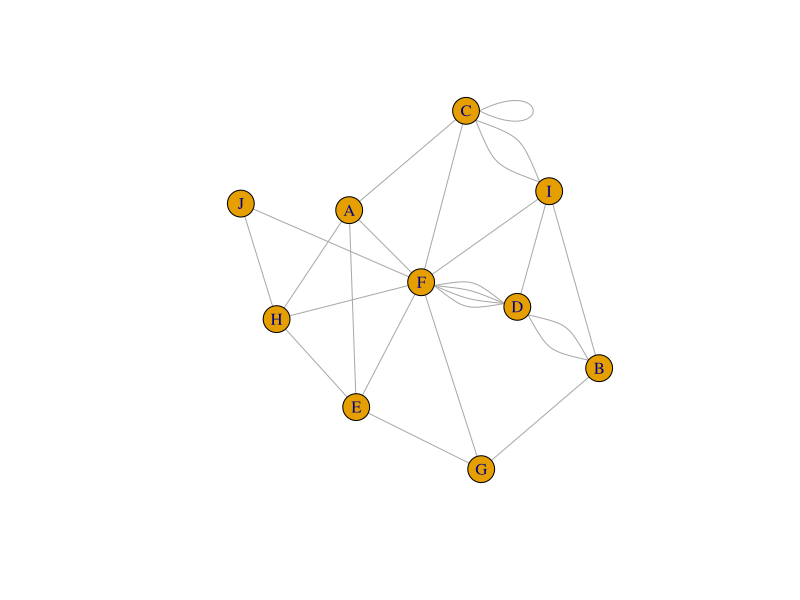
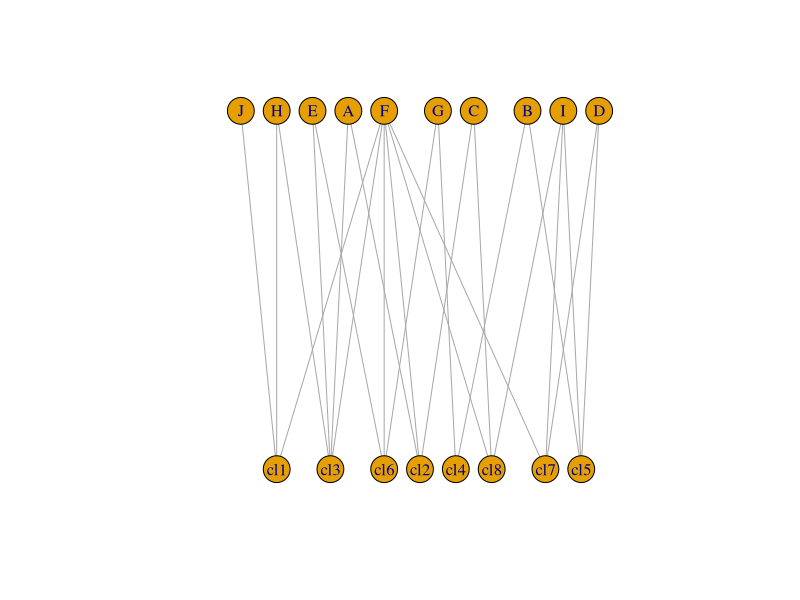
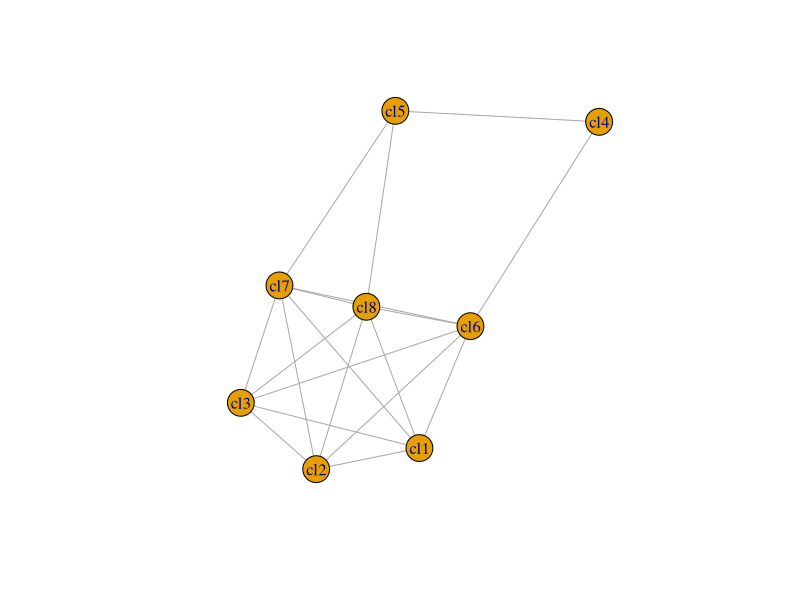

Source code (R) for these figures, in order:
library(igraph)  
set.seed(8675309)  
g <- graph_from_edgelist(matrix(sample(LETTERS[1:10], 50, replace=T), ncol = 2), directed = FALSE)  
plot(g, edge.arrow.size=0.5)

cliques <- max_cliques(g)

cliqueBP <- matrix(c(rep(paste0("cl", seq_along(cliques)), sapply(cliques, length)), names(unlist(cliques))), ncol=2, )
bp <- graph_from_edgelist(cliqueBP, directed = F)
V(bp)$type <- grepl("cl", V(bp)$name)
plot(bp, layout=layout_as_bipartite)

bp.ind <- t(as_incidence_matrix(bp))
bp.adj <- bp.ind %*% t(bp.ind)

bp.adj.g <- graph_from_adjacency_matrix(bp.adj, mode = "undirected")
plot(simplify(bp.adj.g))
bp.adj.mis <- independent.vertex.sets(bp.adj.g)

sets <- lapply(bp.adj.mis, function(x) cliqueBP[cliqueBP[,1] %in% as_ids(x), 2])
sets[which(sapply(sets, length) == max(sapply(sets, length)))]
